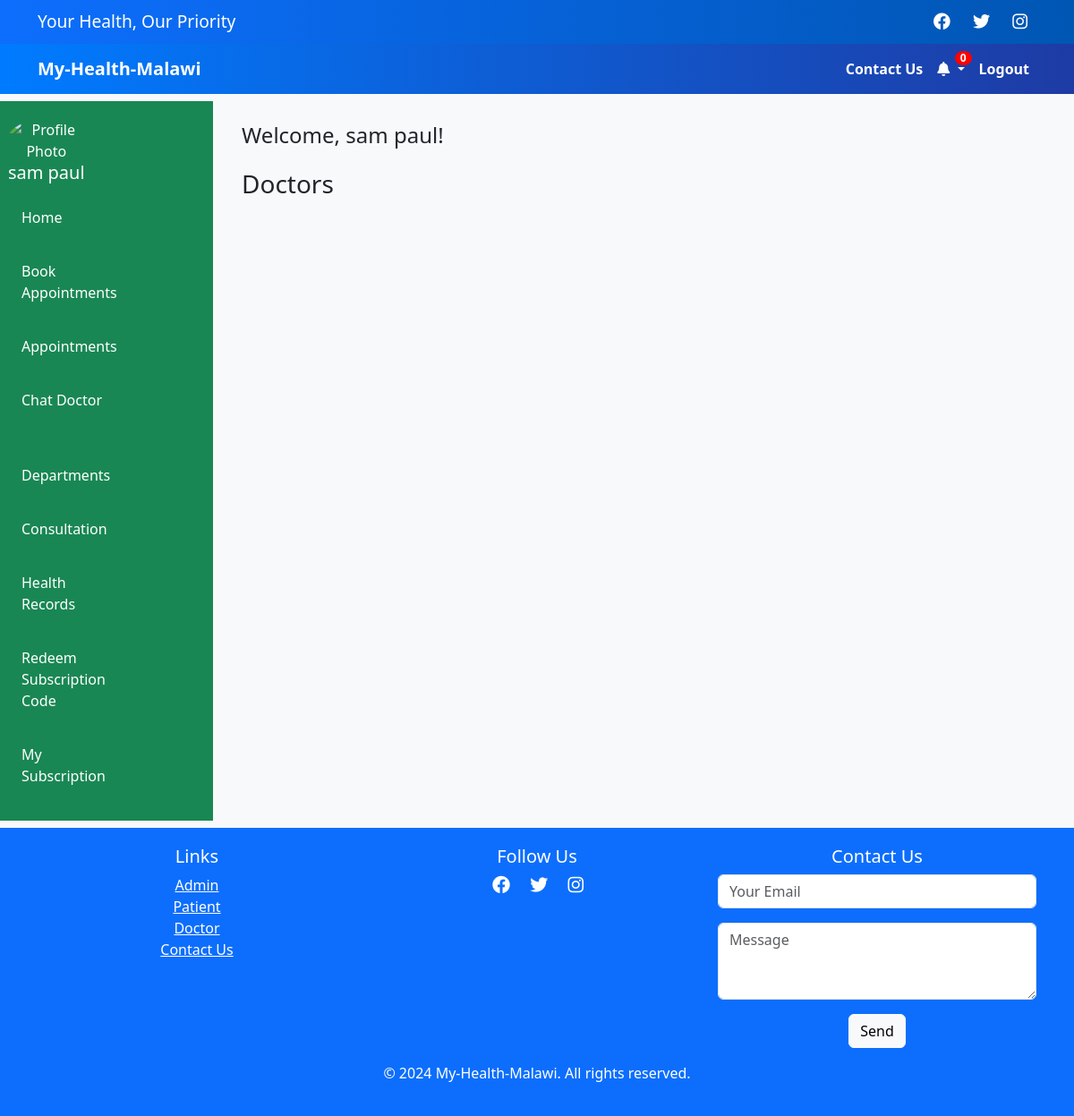
Before: /chat/patient_chat/ (signed in) with the older database file.
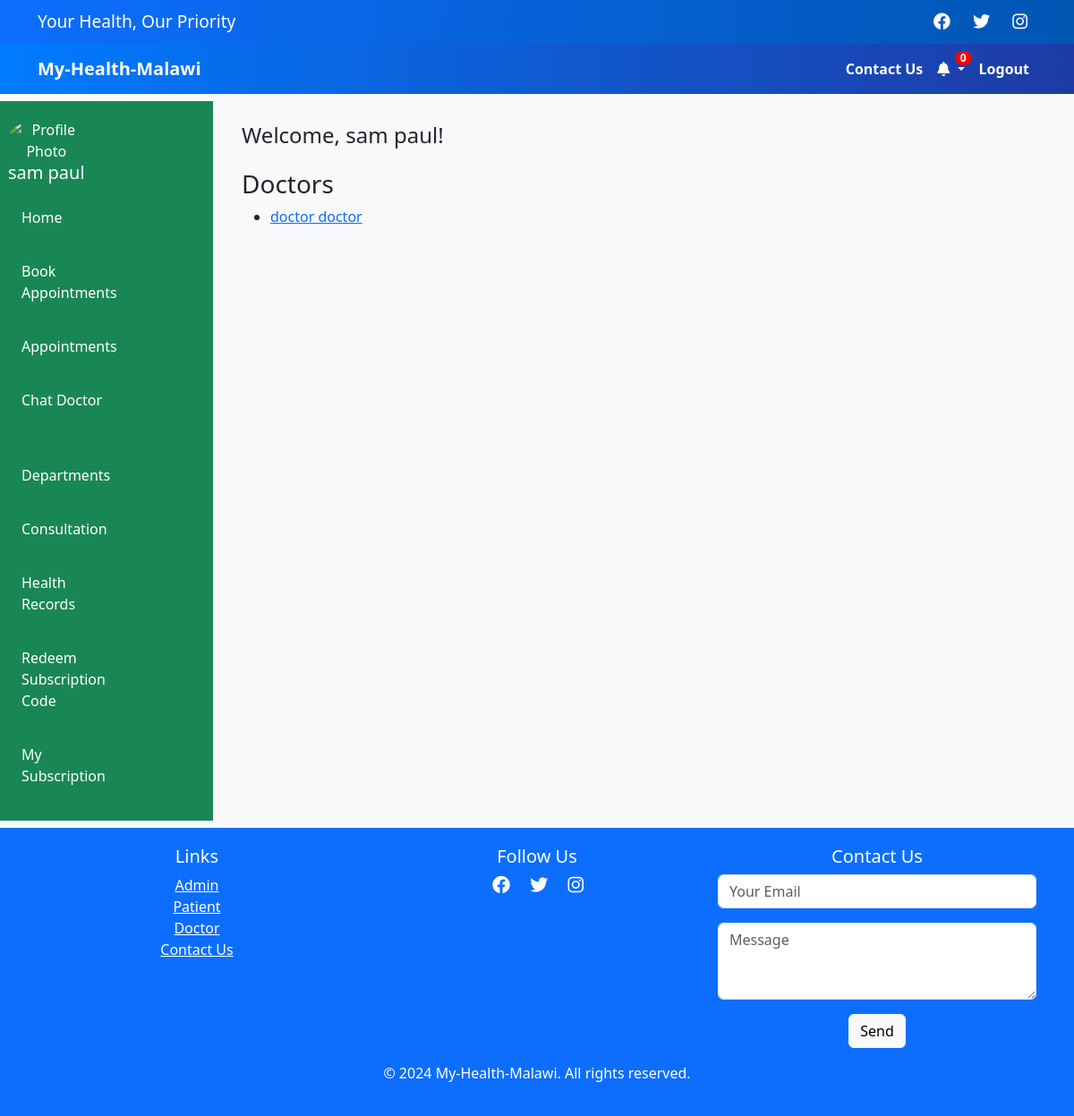
After: the same page with the newer database file.
### accounts/models.py (models this page shows, shortened)
class User(AbstractBaseUser, PermissionsMixin):
    ADMIN = 1
    DOCTOR = 2
    PATIENT = 3
    ROLE_CHOICE = (
        ('patient', 'Patient'),
        ('doctor', 'Doctor'),
        ('hospital_admin', 'Hospital Admin'),
        ('superuser', 'Superuser'),
    )
    first_name = models.CharField(max_length=50)
    last_name = models.CharField(max_length=50)
    username = models.CharField(max_length=50, unique=True)  # Optional if using email
    email = models.EmailField(unique=True)  # Required for email authentication
    profile_photo = models.ImageField(upload_to='profile_photos/', null=True, blank=True)
    phone_number = models.CharField(max_length=30, blank=True)
    role = models.CharField(max_length=50,choices=ROLE_CHOICE, blank=True, default='patient')
    date_joined = models.DateTimeField(auto_now_add=True)
    last_login = models.DateTimeField(auto_now_add=True)
    created_date = models.DateTimeField(auto_now_add=True)
    modified_date = models.DateTimeField(auto_now_add=True)
    is_active = models.BooleanField(default=False)
    is_admin = models.BooleanField(default=False)
    is_superuser = models.BooleanField(default=False)
    is_staff = models.BooleanField(default=False)
    is_hospital = models.BooleanField(default=False)
    is_doctor = models.BooleanField(default=False)
    is_patient = models.BooleanField(default=False)
    USERNAME_FIELD = 'email'
    REQUIRED_FIELDS = ['first_name', 'last_name', 'username']
    objects = CustomUserManager()
    def get_full_name(self):
        return f"{self.first_name} {self.last_name}".strip()

### chat/views.py (the view)
# urls.py: path('patient_chat/',views.patient_chat, name='patient_chat'),
@login_required
def patient_chat(request):
    doctors = User.objects.filter(role='doctor')
    for doctor in doctors:
        print(f'doctor:{doctor.get_full_name()}')
    return render(request, 'patient_chat.html', {'doctors': doctors})

### chat/templates/patient_chat.html
{% extends 'patient_dashboard.html' %}
{% block content_dash %}
<h3>Doctors</h3>
<ul>
    {% for doctor in doctors %}
        <li>
            <a href="{% url 'chat:chat_view' doctor.id  %}">{{ doctor.get_full_name }}</a>
        </li>
    {% endfor %}
</ul>
{% endblock  %}

Changed rows visible on the page:
now on this page (row edited): User: get_full_name "doctor doctor"
